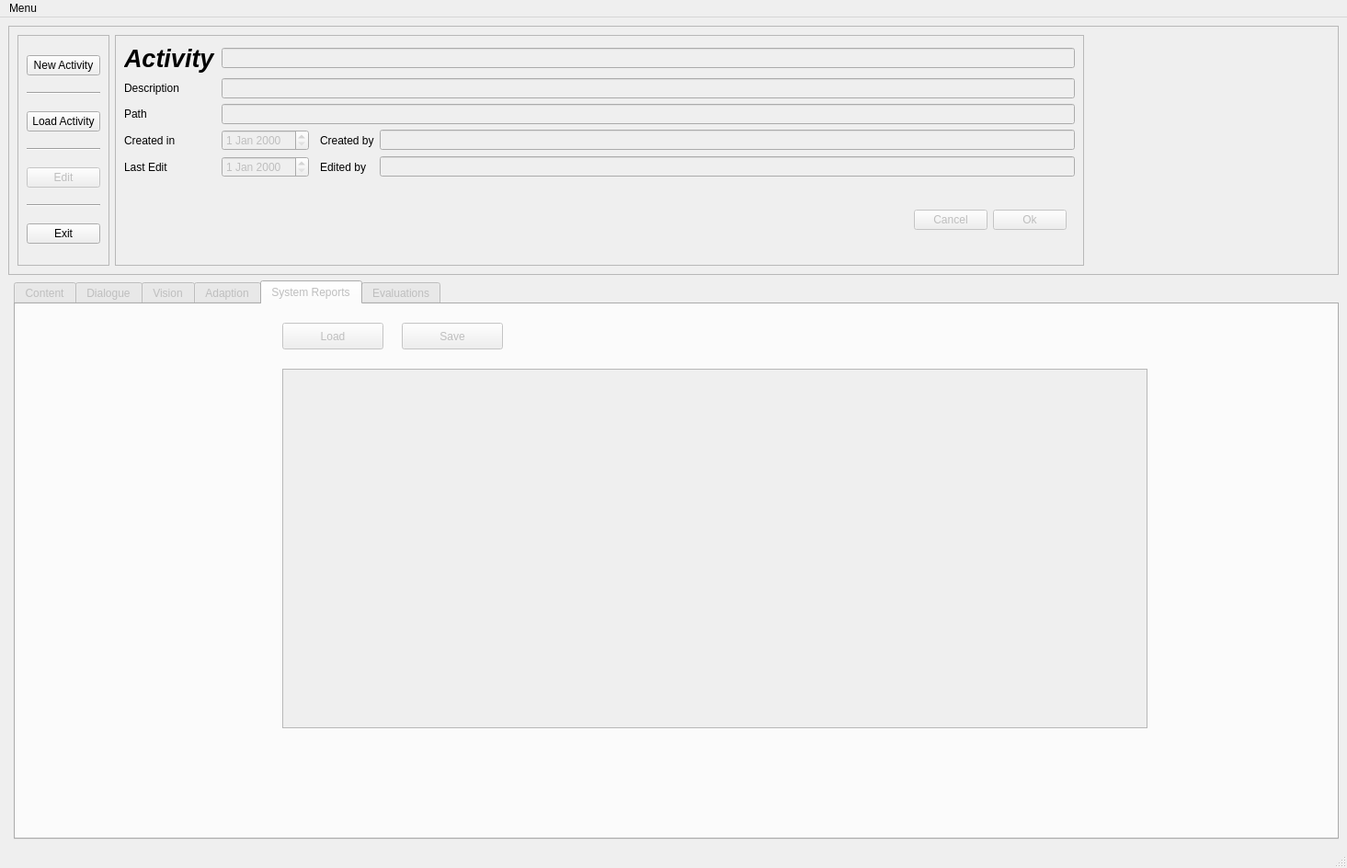
<?xml version="1.0" encoding="UTF-8"?>
<ui version="4.0">
 <class>MainWindow</class>
 <widget class="QMainWindow" name="MainWindow">
  <property name="geometry">
   <rect>
    <x>0</x>
    <y>0</y>
    <width>1465</width>
    <height>944</height>
   </rect>
  </property>
  <property name="windowTitle">
   <string>MainWindow</string>
  </property>
  <widget class="QWidget" name="centralwidget">
   <layout class="QFormLayout" name="formLayout_2">
    <property name="fieldGrowthPolicy">
     <enum>QFormLayout::AllNonFixedFieldsGrow</enum>
    </property>
    <item row="0" column="0" colspan="2">
     <widget class="QFrame" name="frame_17">
      <property name="frameShape">
       <enum>QFrame::StyledPanel</enum>
      </property>
      <property name="frameShadow">
       <enum>QFrame::Raised</enum>
      </property>
      <layout class="QGridLayout" name="gridLayout_20">
       <item row="0" column="0">
        <widget class="QFrame" name="frame_3">
         <property name="frameShape">
          <enum>QFrame::StyledPanel</enum>
         </property>
         <property name="frameShadow">
          <enum>QFrame::Raised</enum>
         </property>
         <layout class="QGridLayout" name="gridLayout_3">
          <item row="2" column="0">
           <widget class="QPushButton" name="loadactButton">
            <property name="text">
             <string>Load Activity</string>
            </property>
            <property name="shortcut">
             <string>Ctrl+L</string>
            </property>
           </widget>
          </item>
          <item row="1" column="0">
           <widget class="Line" name="line_2">
            <property name="orientation">
             <enum>Qt::Horizontal</enum>
            </property>
           </widget>
          </item>
          <item row="6" column="0">
           <widget class="QPushButton" name="exitButton">
            <property name="text">
             <string>Exit</string>
            </property>
            <property name="shortcut">
             <string>Ctrl+X</string>
            </property>
           </widget>
          </item>
          <item row="4" column="0">
           <widget class="QPushButton" name="editButton">
            <property name="enabled">
             <bool>false</bool>
            </property>
            <property name="text">
             <string>Edit</string>
            </property>
            <property name="shortcut">
             <string>Ctrl+E</string>
            </property>
           </widget>
          </item>
          <item row="0" column="0">
           <widget class="QPushButton" name="newButton">
            <property name="text">
             <string>New Activity</string>
            </property>
            <property name="shortcut">
             <string>Ctrl+N</string>
            </property>
           </widget>
          </item>
          <item row="3" column="0">
           <widget class="Line" name="line_3">
            <property name="orientation">
             <enum>Qt::Horizontal</enum>
            </property>
           </widget>
          </item>
          <item row="5" column="0">
           <widget class="Line" name="line_4">
            <property name="orientation">
             <enum>Qt::Horizontal</enum>
            </property>
           </widget>
          </item>
         </layout>
        </widget>
       </item>
       <item row="0" column="1">
        <widget class="QFrame" name="frame">
         <property name="frameShape">
          <enum>QFrame::StyledPanel</enum>
         </property>
         <property name="frameShadow">
          <enum>QFrame::Raised</enum>
         </property>
         <layout class="QGridLayout" name="gridLayout_2">
          <item row="1" column="0">
           <widget class="QLabel" name="label">
            <property name="text">
             <string>Description</string>
            </property>
           </widget>
          </item>
          <item row="0" column="0">
           <widget class="QLabel" name="activity">
            <property name="font">
             <font>
              <pointsize>20</pointsize>
              <weight>75</weight>
              <italic>true</italic>
              <bold>true</bold>
             </font>
            </property>
            <property name="text">
             <string>Activity</string>
            </property>
           </widget>
          </item>
          <item row="2" column="0">
           <widget class="QLabel" name="label_2">
            <property name="text">
             <string>Path</string>
            </property>
           </widget>
          </item>
          <item row="3" column="1">
           <widget class="QDateEdit" name="created_date">
            <property name="enabled">
             <bool>false</bool>
            </property>
           </widget>
          </item>
          <item row="3" column="0">
           <widget class="QLabel" name="label_4">
            <property name="text">
             <string>Created in</string>
            </property>
           </widget>
          </item>
          <item row="4" column="0">
           <widget class="QLabel" name="label_5">
            <property name="text">
             <string>Last Edit</string>
            </property>
           </widget>
          </item>
          <item row="3" column="3">
           <widget class="QLabel" name="label_6">
            <property name="text">
             <string>Created by</string>
            </property>
           </widget>
          </item>
          <item row="3" column="4">
           <widget class="QLineEdit" name="created_lineEdit">
            <property name="enabled">
             <bool>false</bool>
            </property>
           </widget>
          </item>
          <item row="4" column="1">
           <widget class="QDateEdit" name="edited_date">
            <property name="enabled">
             <bool>false</bool>
            </property>
           </widget>
          </item>
          <item row="4" column="3">
           <widget class="QLabel" name="label_7">
            <property name="text">
             <string>Edited by</string>
            </property>
           </widget>
          </item>
          <item row="4" column="4">
           <widget class="QLineEdit" name="edited_lineEdit">
            <property name="enabled">
             <bool>false</bool>
            </property>
           </widget>
          </item>
          <item row="0" column="1" colspan="4">
           <widget class="QLineEdit" name="name_lineEdit">
            <property name="enabled">
             <bool>false</bool>
            </property>
           </widget>
          </item>
          <item row="1" column="1" colspan="4">
           <widget class="QLineEdit" name="desc_lineEdit">
            <property name="enabled">
             <bool>false</bool>
            </property>
           </widget>
          </item>
          <item row="2" column="1" colspan="4">
           <widget class="QLineEdit" name="path_lineEdit">
            <property name="enabled">
             <bool>false</bool>
            </property>
           </widget>
          </item>
          <item row="5" column="4">
           <widget class="QWidget" name="widget" native="true">
            <layout class="QHBoxLayout" name="horizontalLayout">
             <item>
              <spacer name="horizontalSpacer">
               <property name="orientation">
                <enum>Qt::Horizontal</enum>
               </property>
               <property name="sizeHint" stdset="0">
                <size>
                 <width>40</width>
                 <height>20</height>
                </size>
               </property>
              </spacer>
             </item>
             <item>
              <widget class="QPushButton" name="pushButton_3">
               <property name="enabled">
                <bool>false</bool>
               </property>
               <property name="text">
                <string>Cancel</string>
               </property>
              </widget>
             </item>
             <item>
              <widget class="QPushButton" name="pushButton_2">
               <property name="enabled">
                <bool>false</bool>
               </property>
               <property name="text">
                <string>Ok</string>
               </property>
              </widget>
             </item>
            </layout>
           </widget>
          </item>
         </layout>
        </widget>
       </item>
       <item row="0" column="2">
        <widget class="QLabel" name="label_27">
         <property name="minimumSize">
          <size>
           <width>261</width>
           <height>251</height>
          </size>
         </property>
         <property name="maximumSize">
          <size>
           <width>261</width>
           <height>251</height>
          </size>
         </property>
         <property name="text">
          <string>&lt;html&gt;&lt;head/&gt;&lt;body&gt;&lt;p&gt;&lt;img src=&quot;:/imgs/pencil.png&quot;/&gt;&lt;/p&gt;&lt;/body&gt;&lt;/html&gt;</string>
         </property>
        </widget>
       </item>
      </layout>
     </widget>
    </item>
    <item row="1" column="1">
     <widget class="QTabWidget" name="modules_tabWidget">
      <property name="enabled">
       <bool>false</bool>
      </property>
      <property name="tabPosition">
       <enum>QTabWidget::North</enum>
      </property>
      <property name="tabShape">
       <enum>QTabWidget::Rounded</enum>
      </property>
      <property name="currentIndex">
       <number>4</number>
      </property>
      <property name="iconSize">
       <size>
        <width>50</width>
        <height>20</height>
       </size>
      </property>
      <property name="elideMode">
       <enum>Qt::ElideLeft</enum>
      </property>
      <widget class="QWidget" name="tab_7">
       <attribute name="title">
        <string>Content</string>
       </attribute>
       <layout class="QGridLayout" name="gridLayout_12">
        <item row="0" column="0">
         <widget class="QFrame" name="frame_10">
          <property name="frameShape">
           <enum>QFrame::StyledPanel</enum>
          </property>
          <property name="frameShadow">
           <enum>QFrame::Raised</enum>
          </property>
          <layout class="QGridLayout" name="gridLayout_13">
           <item row="0" column="3">
            <widget class="QPushButton" name="newSubjButton_2">
             <property name="maximumSize">
              <size>
               <width>119</width>
               <height>29</height>
              </size>
             </property>
             <property name="text">
              <string>New Subject</string>
             </property>
            </widget>
           </item>
           <item row="0" column="1">
            <widget class="QComboBox" name="comboBox_6"/>
           </item>
           <item row="0" column="2">
            <widget class="QPushButton" name="saveSubjButton_2">
             <property name="maximumSize">
              <size>
               <width>115</width>
               <height>29</height>
              </size>
             </property>
             <property name="text">
              <string>Save</string>
             </property>
            </widget>
           </item>
           <item row="0" column="0">
            <widget class="QLabel" name="label_31">
             <property name="maximumSize">
              <size>
               <width>105</width>
               <height>30</height>
              </size>
             </property>
             <property name="font">
              <font>
               <family>Ubuntu</family>
               <pointsize>20</pointsize>
              </font>
             </property>
             <property name="text">
              <string>Subject:</string>
             </property>
             <property name="textFormat">
              <enum>Qt::AutoText</enum>
             </property>
            </widget>
           </item>
          </layout>
         </widget>
        </item>
        <item row="1" column="0">
         <widget class="QFrame" name="frame_9">
          <property name="frameShape">
           <enum>QFrame::StyledPanel</enum>
          </property>
          <property name="frameShadow">
           <enum>QFrame::Raised</enum>
          </property>
          <layout class="QGridLayout" name="gridLayout_11">
           <item row="1" column="0" colspan="3">
            <widget class="QTextEdit" name="textEdit_2"/>
           </item>
           <item row="0" column="1">
            <widget class="QLabel" name="label_32">
             <property name="font">
              <font>
               <family>Ubuntu</family>
               <pointsize>18</pointsize>
              </font>
             </property>
             <property name="text">
              <string>Concept</string>
             </property>
             <property name="alignment">
              <set>Qt::AlignCenter</set>
             </property>
            </widget>
           </item>
          </layout>
         </widget>
        </item>
        <item row="2" column="0">
         <widget class="QFrame" name="frame_8">
          <property name="frameShape">
           <enum>QFrame::StyledPanel</enum>
          </property>
          <property name="frameShadow">
           <enum>QFrame::Raised</enum>
          </property>
          <layout class="QGridLayout" name="gridLayout_7">
           <item row="0" column="4">
            <spacer name="horizontalSpacer_4">
             <property name="orientation">
              <enum>Qt::Horizontal</enum>
             </property>
             <property name="sizeHint" stdset="0">
              <size>
               <width>40</width>
               <height>20</height>
              </size>
             </property>
            </spacer>
           </item>
           <item row="0" column="0">
            <widget class="QLabel" name="label_30">
             <property name="text">
              <string>Dificulty Level</string>
             </property>
            </widget>
           </item>
           <item row="0" column="2">
            <widget class="QPushButton" name="insertQuestion_Button_2">
             <property name="text">
              <string>Insert Question</string>
             </property>
            </widget>
           </item>
           <item row="0" column="5">
            <widget class="QPushButton" name="clearQuestions_Button_2">
             <property name="text">
              <string>Clear Table</string>
             </property>
            </widget>
           </item>
           <item row="1" column="0" colspan="6">
            <widget class="QTableWidget" name="questions_tableWidget_2">
             <property name="gridStyle">
              <enum>Qt::SolidLine</enum>
             </property>
             <attribute name="horizontalHeaderVisible">
              <bool>false</bool>
             </attribute>
             <attribute name="horizontalHeaderCascadingSectionResizes">
              <bool>true</bool>
             </attribute>
             <attribute name="horizontalHeaderDefaultSectionSize">
              <number>300</number>
             </attribute>
             <attribute name="horizontalHeaderHighlightSections">
              <bool>true</bool>
             </attribute>
             <attribute name="horizontalHeaderMinimumSectionSize">
              <number>100</number>
             </attribute>
             <attribute name="horizontalHeaderShowSortIndicator" stdset="0">
              <bool>true</bool>
             </attribute>
             <attribute name="horizontalHeaderStretchLastSection">
              <bool>true</bool>
             </attribute>
             <attribute name="verticalHeaderVisible">
              <bool>false</bool>
             </attribute>
             <attribute name="verticalHeaderDefaultSectionSize">
              <number>100</number>
             </attribute>
             <attribute name="verticalHeaderMinimumSectionSize">
              <number>200</number>
             </attribute>
             <attribute name="verticalHeaderShowSortIndicator" stdset="0">
              <bool>true</bool>
             </attribute>
             <attribute name="verticalHeaderStretchLastSection">
              <bool>true</bool>
             </attribute>
             <column>
              <property name="text">
               <string>Dificulty</string>
              </property>
             </column>
             <column>
              <property name="text">
               <string>Questions</string>
              </property>
             </column>
             <column>
              <property name="text">
               <string>Answers</string>
              </property>
             </column>
            </widget>
           </item>
           <item row="0" column="1">
            <widget class="QComboBox" name="comboBox_5">
             <property name="currentIndex">
              <number>0</number>
             </property>
             <item>
              <property name="text">
               <string>1 - Very Easy</string>
              </property>
             </item>
             <item>
              <property name="text">
               <string>2 - Easy</string>
              </property>
             </item>
             <item>
              <property name="text">
               <string>3 - Medium</string>
              </property>
             </item>
             <item>
              <property name="text">
               <string>4 - Hard</string>
              </property>
             </item>
             <item>
              <property name="text">
               <string>5 - Very Hard</string>
              </property>
             </item>
            </widget>
           </item>
           <item row="0" column="3">
            <widget class="QPushButton" name="pushButton">
             <property name="text">
              <string>Delete Question</string>
             </property>
            </widget>
           </item>
          </layout>
         </widget>
        </item>
       </layout>
      </widget>
      <widget class="QWidget" name="tab_diag">
       <attribute name="title">
        <string>Dialogue</string>
       </attribute>
       <layout class="QFormLayout" name="formLayout_3">
        <property name="fieldGrowthPolicy">
         <enum>QFormLayout::AllNonFixedFieldsGrow</enum>
        </property>
        <item row="0" column="0">
         <widget class="QFrame" name="frame_13">
          <property name="frameShape">
           <enum>QFrame::StyledPanel</enum>
          </property>
          <property name="frameShadow">
           <enum>QFrame::Raised</enum>
          </property>
          <layout class="QGridLayout" name="gridLayout_9">
           <item row="1" column="0">
            <widget class="QFrame" name="frame_15">
             <property name="frameShape">
              <enum>QFrame::StyledPanel</enum>
             </property>
             <property name="frameShadow">
              <enum>QFrame::Raised</enum>
             </property>
             <layout class="QGridLayout" name="gridLayout_19">
              <item row="0" column="0">
               <widget class="QLabel" name="label_9">
                <property name="text">
                 <string>Leventchein Distance</string>
                </property>
               </widget>
              </item>
              <item row="1" column="0">
               <widget class="QComboBox" name="levModeComboBox">
                <item>
                 <property name="text">
                  <string>Longest</string>
                 </property>
                </item>
                <item>
                 <property name="text">
                  <string>Minimum</string>
                 </property>
                </item>
               </widget>
              </item>
             </layout>
            </widget>
           </item>
           <item row="0" column="0">
            <widget class="QFrame" name="frame_14">
             <property name="frameShape">
              <enum>QFrame::StyledPanel</enum>
             </property>
             <property name="frameShadow">
              <enum>QFrame::Raised</enum>
             </property>
             <layout class="QGridLayout" name="gridLayout_18">
              <item row="0" column="0">
               <widget class="QLabel" name="label_12">
                <property name="text">
                 <string>Speech Recognition</string>
                </property>
               </widget>
              </item>
              <item row="1" column="0">
               <widget class="QComboBox" name="comboBox">
                <item>
                 <property name="text">
                  <string>Google</string>
                 </property>
                </item>
                <item>
                 <property name="text">
                  <string>NAO</string>
                 </property>
                </item>
               </widget>
              </item>
             </layout>
            </widget>
           </item>
           <item row="2" column="0">
            <widget class="QFrame" name="frame_16">
             <property name="frameShape">
              <enum>QFrame::StyledPanel</enum>
             </property>
             <property name="frameShadow">
              <enum>QFrame::Raised</enum>
             </property>
             <layout class="QGridLayout" name="gridLayout_8">
              <item row="1" column="0">
               <widget class="QSlider" name="distThresHorizontalSlider">
                <property name="maximum">
                 <number>99</number>
                </property>
                <property name="orientation">
                 <enum>Qt::Horizontal</enum>
                </property>
               </widget>
              </item>
              <item row="0" column="0">
               <widget class="QLabel" name="label_10">
                <property name="text">
                 <string>Distance Threshold</string>
                </property>
               </widget>
              </item>
              <item row="2" column="0">
               <widget class="QDoubleSpinBox" name="distanceThreshold"/>
              </item>
             </layout>
            </widget>
           </item>
          </layout>
         </widget>
        </item>
        <item row="0" column="1">
         <widget class="QTabWidget" name="dialog_tabWidget">
          <property name="tabPosition">
           <enum>QTabWidget::North</enum>
          </property>
          <property name="tabShape">
           <enum>QTabWidget::Rounded</enum>
          </property>
          <property name="currentIndex">
           <number>1</number>
          </property>
          <widget class="QWidget" name="tab_8">
           <attribute name="title">
            <string>Systems Configures</string>
           </attribute>
          </widget>
          <widget class="QWidget" name="questions_tab">
           <attribute name="title">
            <string>Default Questions</string>
           </attribute>
           <layout class="QGridLayout" name="gridLayout_10">
            <item row="0" column="1">
             <widget class="QPushButton" name="insertQuestion_Button">
              <property name="text">
               <string>Insert Question</string>
              </property>
             </widget>
            </item>
            <item row="0" column="2">
             <widget class="QPushButton" name="clearQuestions_Button">
              <property name="text">
               <string>Clear Table</string>
              </property>
             </widget>
            </item>
            <item row="0" column="3">
             <spacer name="horizontalSpacer_2">
              <property name="orientation">
               <enum>Qt::Horizontal</enum>
              </property>
              <property name="sizeHint" stdset="0">
               <size>
                <width>337</width>
                <height>24</height>
               </size>
              </property>
             </spacer>
            </item>
            <item row="0" column="4">
             <widget class="QPushButton" name="saveQuestions_Button">
              <property name="text">
               <string>Save</string>
              </property>
             </widget>
            </item>
            <item row="0" column="5">
             <widget class="QPushButton" name="loadQuestions_Button">
              <property name="text">
               <string>Load File</string>
              </property>
             </widget>
            </item>
            <item row="1" column="0" colspan="6">
             <widget class="QTableWidget" name="sysQuestionsTable">
              <attribute name="horizontalHeaderVisible">
               <bool>false</bool>
              </attribute>
              <attribute name="horizontalHeaderCascadingSectionResizes">
               <bool>false</bool>
              </attribute>
              <attribute name="horizontalHeaderDefaultSectionSize">
               <number>100</number>
              </attribute>
              <attribute name="horizontalHeaderHighlightSections">
               <bool>true</bool>
              </attribute>
              <attribute name="horizontalHeaderShowSortIndicator" stdset="0">
               <bool>true</bool>
              </attribute>
              <attribute name="verticalHeaderVisible">
               <bool>false</bool>
              </attribute>
              <attribute name="verticalHeaderDefaultSectionSize">
               <number>100</number>
              </attribute>
              <attribute name="verticalHeaderMinimumSectionSize">
               <number>200</number>
              </attribute>
              <attribute name="verticalHeaderShowSortIndicator" stdset="0">
               <bool>true</bool>
              </attribute>
              <attribute name="verticalHeaderStretchLastSection">
               <bool>true</bool>
              </attribute>
              <column>
               <property name="text">
                <string>Questions</string>
               </property>
              </column>
              <column>
               <property name="text">
                <string>Answers</string>
               </property>
              </column>
             </widget>
            </item>
           </layout>
          </widget>
          <widget class="QWidget" name="tab_6">
           <attribute name="title">
            <string>Dialogue Files</string>
           </attribute>
           <layout class="QGridLayout" name="gridLayout_15">
            <item row="0" column="0">
             <widget class="QFrame" name="frame_11">
              <property name="frameShape">
               <enum>QFrame::StyledPanel</enum>
              </property>
              <property name="frameShadow">
               <enum>QFrame::Raised</enum>
              </property>
              <layout class="QGridLayout" name="gridLayout_16">
               <item row="0" column="0">
                <widget class="QLabel" name="label_33">
                 <property name="font">
                  <font>
                   <family>Ubuntu</family>
                   <pointsize>30</pointsize>
                  </font>
                 </property>
                 <property name="text">
                  <string>Welcome Dialog</string>
                 </property>
                 <property name="alignment">
                  <set>Qt::AlignCenter</set>
                 </property>
                </widget>
               </item>
               <item row="1" column="0">
                <widget class="QTextEdit" name="textEdit_3"/>
               </item>
              </layout>
             </widget>
            </item>
            <item row="0" column="1">
             <widget class="Line" name="line">
              <property name="orientation">
               <enum>Qt::Vertical</enum>
              </property>
             </widget>
            </item>
            <item row="0" column="2">
             <widget class="QFrame" name="frame_12">
              <property name="frameShape">
               <enum>QFrame::StyledPanel</enum>
              </property>
              <property name="frameShadow">
               <enum>QFrame::Raised</enum>
              </property>
              <layout class="QGridLayout" name="gridLayout_17">
               <item row="0" column="0">
                <widget class="QLabel" name="label_35">
                 <property name="font">
                  <font>
                   <family>Ubuntu</family>
                   <pointsize>30</pointsize>
                  </font>
                 </property>
                 <property name="text">
                  <string>Bye Dialog</string>
                 </property>
                 <property name="alignment">
                  <set>Qt::AlignCenter</set>
                 </property>
                </widget>
               </item>
               <item row="1" column="0">
                <widget class="QTextEdit" name="textEdit_5"/>
               </item>
              </layout>
             </widget>
            </item>
           </layout>
          </widget>
          <widget class="QWidget" name="tab_9">
           <attribute name="title">
            <string>Answers Keywords Analysis</string>
           </attribute>
          </widget>
         </widget>
        </item>
       </layout>
      </widget>
      <widget class="QWidget" name="tab_vision">
       <attribute name="title">
        <string>Vision</string>
       </attribute>
       <widget class="QFrame" name="frame_4">
        <property name="geometry">
         <rect>
          <x>20</x>
          <y>10</y>
          <width>381</width>
          <height>301</height>
         </rect>
        </property>
        <property name="frameShape">
         <enum>QFrame::StyledPanel</enum>
        </property>
        <property name="frameShadow">
         <enum>QFrame::Raised</enum>
        </property>
        <layout class="QGridLayout" name="gridLayout">
         <item row="3" column="1">
          <widget class="QLCDNumber" name="spc_cd"/>
         </item>
         <item row="5" column="0">
          <widget class="QLabel" name="label_16">
           <property name="text">
            <string>Perform dataAug</string>
           </property>
           <property name="alignment">
            <set>Qt::AlignCenter</set>
           </property>
          </widget>
         </item>
         <item row="3" column="0">
          <widget class="QLabel" name="label_19">
           <property name="text">
            <string>Samples per Class</string>
           </property>
           <property name="alignment">
            <set>Qt::AlignCenter</set>
           </property>
          </widget>
         </item>
         <item row="2" column="0">
          <widget class="QLabel" name="label_15">
           <property name="text">
            <string>Total Classes</string>
           </property>
           <property name="alignment">
            <set>Qt::AlignCenter</set>
           </property>
          </widget>
         </item>
         <item row="0" column="0" colspan="2">
          <widget class="QLabel" name="label_3">
           <property name="font">
            <font>
             <pointsize>16</pointsize>
             <weight>75</weight>
             <italic>true</italic>
             <bold>true</bold>
            </font>
           </property>
           <property name="text">
            <string>Database Information</string>
           </property>
           <property name="alignment">
            <set>Qt::AlignCenter</set>
           </property>
          </widget>
         </item>
         <item row="2" column="1">
          <widget class="QLCDNumber" name="total_classes">
           <property name="layoutDirection">
            <enum>Qt::RightToLeft</enum>
           </property>
          </widget>
         </item>
         <item row="9" column="1">
          <widget class="QPushButton" name="deleteDbButton">
           <property name="text">
            <string>Go!</string>
           </property>
          </widget>
         </item>
         <item row="5" column="1">
          <widget class="QPushButton" name="buildTreeButton">
           <property name="text">
            <string>Go!</string>
           </property>
          </widget>
         </item>
         <item row="4" column="0">
          <widget class="QLabel" name="label_14">
           <property name="text">
            <string>Build Tree Directories</string>
           </property>
           <property name="alignment">
            <set>Qt::AlignCenter</set>
           </property>
          </widget>
         </item>
         <item row="4" column="1">
          <widget class="QPushButton" name="augButton">
           <property name="text">
            <string>Go!</string>
           </property>
          </widget>
         </item>
         <item row="9" column="0">
          <widget class="QLabel" name="label_18">
           <property name="text">
            <string>Delete Database</string>
           </property>
           <property name="alignment">
            <set>Qt::AlignCenter</set>
           </property>
          </widget>
         </item>
         <item row="8" column="1">
          <widget class="QPushButton" name="increaseDbButton">
           <property name="text">
            <string>Go!</string>
           </property>
          </widget>
         </item>
         <item row="8" column="0">
          <widget class="QLabel" name="label_17">
           <property name="text">
            <string>Increase Database</string>
           </property>
           <property name="alignment">
            <set>Qt::AlignCenter</set>
           </property>
          </widget>
         </item>
         <item row="1" column="0" colspan="2">
          <widget class="QWidget" name="widget_2" native="true">
           <layout class="QFormLayout" name="formLayout">
            <item row="1" column="0" colspan="2">
             <widget class="QLabel" name="classes_label">
              <property name="text">
               <string>&lt;&lt; CLASSES&gt;&gt;</string>
              </property>
              <property name="alignment">
               <set>Qt::AlignCenter</set>
              </property>
             </widget>
            </item>
            <item row="0" column="0" colspan="2">
             <widget class="QLabel" name="label_13">
              <property name="font">
               <font>
                <pointsize>12</pointsize>
                <weight>75</weight>
                <italic>true</italic>
                <bold>true</bold>
               </font>
              </property>
              <property name="text">
               <string>Classes</string>
              </property>
              <property name="alignment">
               <set>Qt::AlignCenter</set>
              </property>
             </widget>
            </item>
           </layout>
          </widget>
         </item>
        </layout>
       </widget>
       <widget class="QFrame" name="frame_2">
        <property name="geometry">
         <rect>
          <x>890</x>
          <y>10</y>
          <width>501</width>
          <height>301</height>
         </rect>
        </property>
        <property name="frameShape">
         <enum>QFrame::StyledPanel</enum>
        </property>
        <property name="frameShadow">
         <enum>QFrame::Raised</enum>
        </property>
        <widget class="QTabWidget" name="tabWidget_classifiers">
         <property name="geometry">
          <rect>
           <x>10</x>
           <y>30</y>
           <width>481</width>
           <height>248</height>
          </rect>
         </property>
         <property name="currentIndex">
          <number>0</number>
         </property>
         <widget class="QWidget" name="tab">
          <attribute name="title">
           <string>CNN</string>
          </attribute>
          <widget class="QWidget" name="widget_3" native="true">
           <property name="geometry">
            <rect>
             <x>20</x>
             <y>20</y>
             <width>148</width>
             <height>201</height>
            </rect>
           </property>
           <property name="minimumSize">
            <size>
             <width>148</width>
             <height>201</height>
            </size>
           </property>
           <layout class="QGridLayout" name="gridLayout_4">
            <item row="0" column="0" colspan="2">
             <widget class="QLabel" name="label_24">
              <property name="font">
               <font>
                <pointsize>12</pointsize>
                <weight>75</weight>
                <italic>true</italic>
                <bold>true</bold>
               </font>
              </property>
              <property name="text">
               <string>Parameters</string>
              </property>
              <property name="alignment">
               <set>Qt::AlignCenter</set>
              </property>
             </widget>
            </item>
            <item row="1" column="0">
             <widget class="QLabel" name="label_21">
              <property name="text">
               <string>Batch Size</string>
              </property>
             </widget>
            </item>
            <item row="1" column="1">
             <widget class="QComboBox" name="comboBox_2">
              <property name="currentIndex">
               <number>4</number>
              </property>
              <item>
               <property name="text">
                <string>1</string>
               </property>
              </item>
              <item>
               <property name="text">
                <string>2</string>
               </property>
              </item>
              <item>
               <property name="text">
                <string>4</string>
               </property>
              </item>
              <item>
               <property name="text">
                <string>8</string>
               </property>
              </item>
              <item>
               <property name="text">
                <string>16</string>
               </property>
              </item>
              <item>
               <property name="text">
                <string>32</string>
               </property>
              </item>
              <item>
               <property name="text">
                <string>64</string>
               </property>
              </item>
             </widget>
            </item>
            <item row="2" column="0">
             <widget class="QLabel" name="label_22">
              <property name="text">
               <string>Epochs</string>
              </property>
             </widget>
            </item>
            <item row="2" column="1">
             <widget class="QSpinBox" name="epoch_Box">
              <property name="maximum">
               <number>1000</number>
              </property>
              <property name="value">
               <number>50</number>
              </property>
             </widget>
            </item>
            <item row="3" column="0">
             <widget class="QLabel" name="label_23">
              <property name="text">
               <string>Steps</string>
              </property>
             </widget>
            </item>
            <item row="3" column="1">
             <widget class="QSpinBox" name="steps_Box">
              <property name="minimum">
               <number>1</number>
              </property>
              <property name="maximum">
               <number>90000</number>
              </property>
              <property name="singleStep">
               <number>100</number>
              </property>
              <property name="value">
               <number>1000</number>
              </property>
             </widget>
            </item>
            <item row="4" column="0">
             <widget class="QLabel" name="label_25">
              <property name="text">
               <string>Accuracy</string>
              </property>
             </widget>
            </item>
            <item row="4" column="1">
             <widget class="QLabel" name="cnn_accuracy_label">
              <property name="text">
               <string/>
              </property>
             </widget>
            </item>
            <item row="5" column="0" colspan="2">
             <widget class="QPushButton" name="train_cnn_Button">
              <property name="text">
               <string>Train Model</string>
              </property>
             </widget>
            </item>
           </layout>
          </widget>
          <widget class="QFrame" name="frame_7">
           <property name="geometry">
            <rect>
             <x>210</x>
             <y>10</y>
             <width>241</width>
             <height>191</height>
            </rect>
           </property>
           <property name="frameShape">
            <enum>QFrame::StyledPanel</enum>
           </property>
           <property name="frameShadow">
            <enum>QFrame::Raised</enum>
           </property>
          </widget>
         </widget>
         <widget class="QWidget" name="tab_2">
          <attribute name="title">
           <string>KNN</string>
          </attribute>
         </widget>
         <widget class="QWidget" name="tab_3">
          <attribute name="title">
           <string>MLP</string>
          </attribute>
         </widget>
         <widget class="QWidget" name="tab_4">
          <attribute name="title">
           <string>SVM</string>
          </attribute>
         </widget>
        </widget>
        <widget class="QLabel" name="label_8">
         <property name="geometry">
          <rect>
           <x>10</x>
           <y>10</y>
           <width>471</width>
           <height>21</height>
          </rect>
         </property>
         <property name="font">
          <font>
           <pointsize>16</pointsize>
           <weight>75</weight>
           <italic>true</italic>
           <bold>true</bold>
          </font>
         </property>
         <property name="text">
          <string>Classifiers Settings</string>
         </property>
         <property name="alignment">
          <set>Qt::AlignCenter</set>
         </property>
        </widget>
       </widget>
       <widget class="QFrame" name="frame_5">
        <property name="geometry">
         <rect>
          <x>550</x>
          <y>10</y>
          <width>271</width>
          <height>301</height>
         </rect>
        </property>
        <property name="frameShape">
         <enum>QFrame::StyledPanel</enum>
        </property>
        <property name="frameShadow">
         <enum>QFrame::Raised</enum>
        </property>
        <layout class="QGridLayout" name="gridLayout_5">
         <item row="2" column="1">
          <widget class="QFrame" name="pic_4">
           <property name="frameShape">
            <enum>QFrame::StyledPanel</enum>
           </property>
           <property name="frameShadow">
            <enum>QFrame::Raised</enum>
           </property>
          </widget>
         </item>
         <item row="2" column="0">
          <widget class="QFrame" name="pic_3">
           <property name="frameShape">
            <enum>QFrame::StyledPanel</enum>
           </property>
           <property name="frameShadow">
            <enum>QFrame::Raised</enum>
           </property>
          </widget>
         </item>
         <item row="1" column="1">
          <widget class="QFrame" name="pic_2">
           <property name="frameShape">
            <enum>QFrame::StyledPanel</enum>
           </property>
           <property name="frameShadow">
            <enum>QFrame::Raised</enum>
           </property>
          </widget>
         </item>
         <item row="1" column="0">
          <widget class="QFrame" name="pic_1">
           <property name="frameShape">
            <enum>QFrame::StyledPanel</enum>
           </property>
           <property name="frameShadow">
            <enum>QFrame::Raised</enum>
           </property>
           <layout class="QGridLayout" name="gridLayout_6">
            <item row="0" column="0">
             <widget class="QLabel" name="label_26">
              <property name="text">
               <string>Img0</string>
              </property>
              <property name="alignment">
               <set>Qt::AlignCenter</set>
              </property>
             </widget>
            </item>
           </layout>
          </widget>
         </item>
         <item row="3" column="1">
          <widget class="QFrame" name="pic_6">
           <property name="frameShape">
            <enum>QFrame::StyledPanel</enum>
           </property>
           <property name="frameShadow">
            <enum>QFrame::Raised</enum>
           </property>
          </widget>
         </item>
         <item row="3" column="0">
          <widget class="QFrame" name="pic_5">
           <property name="frameShape">
            <enum>QFrame::StyledPanel</enum>
           </property>
           <property name="frameShadow">
            <enum>QFrame::Raised</enum>
           </property>
          </widget>
         </item>
         <item row="0" column="0" colspan="2">
          <widget class="QLabel" name="label_20">
           <property name="font">
            <font>
             <pointsize>16</pointsize>
             <weight>75</weight>
             <italic>true</italic>
             <bold>true</bold>
            </font>
           </property>
           <property name="text">
            <string>Samples</string>
           </property>
           <property name="alignment">
            <set>Qt::AlignCenter</set>
           </property>
          </widget>
         </item>
        </layout>
       </widget>
      </widget>
      <widget class="QWidget" name="tab_adapt">
       <attribute name="title">
        <string>Adaption</string>
       </attribute>
      </widget>
      <widget class="QWidget" name="tab_reports">
       <attribute name="title">
        <string>System Reports</string>
       </attribute>
       <widget class="QTableView" name="tableView">
        <property name="geometry">
         <rect>
          <x>290</x>
          <y>70</y>
          <width>941</width>
          <height>391</height>
         </rect>
        </property>
       </widget>
       <widget class="QPushButton" name="reportLoadButton">
        <property name="geometry">
         <rect>
          <x>290</x>
          <y>20</y>
          <width>110</width>
          <height>29</height>
         </rect>
        </property>
        <property name="text">
         <string>Load</string>
        </property>
       </widget>
       <widget class="QPushButton" name="writeReportButton">
        <property name="geometry">
         <rect>
          <x>420</x>
          <y>20</y>
          <width>110</width>
          <height>29</height>
         </rect>
        </property>
        <property name="text">
         <string>Save</string>
        </property>
       </widget>
      </widget>
      <widget class="QWidget" name="tab_5">
       <attribute name="title">
        <string>Evaluations</string>
       </attribute>
      </widget>
     </widget>
    </item>
   </layout>
  </widget>
  <widget class="QMenuBar" name="menubar">
   <property name="geometry">
    <rect>
     <x>0</x>
     <y>0</y>
     <width>1465</width>
     <height>27</height>
    </rect>
   </property>
   <widget class="QMenu" name="menuMenu">
    <property name="title">
     <string>Menu</string>
    </property>
    <addaction name="actionExit"/>
   </widget>
   <addaction name="menuMenu"/>
  </widget>
  <widget class="QStatusBar" name="statusbar"/>
  <action name="actionExit">
   <property name="text">
    <string>Exit</string>
   </property>
  </action>
 </widget>
 <resources>
  <include location="imgs.qrc"/>
 </resources>
 <connections>
  <connection>
   <sender>distThresHorizontalSlider</sender>
   <signal>valueChanged(int)</signal>
   <receiver>distanceThreshold</receiver>
   <slot>update()</slot>
   <hints>
    <hint type="sourcelabel">
     <x>132</x>
     <y>602</y>
    </hint>
    <hint type="destinationlabel">
     <x>132</x>
     <y>637</y>
    </hint>
   </hints>
  </connection>
 </connections>
</ui>
